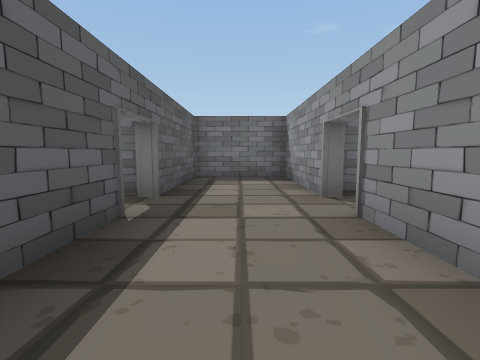
View 1 (above)

19 first-person views from a walk through a Unity game level. The camera is 1.2 m above the floor, tilts 6° down and sees 85° across. The floor is counted in squares, 2 m on a side. Each view is taken from the middle of a square. On the plan, view 1 faces up. The plan holds only what a view shows up to about 9 squares ahead; the rest is blank. The place goes on beyond the plan.

View 2
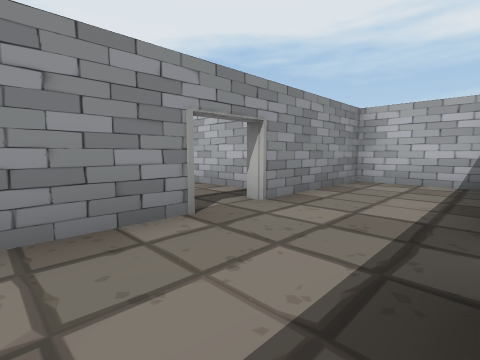

View 3
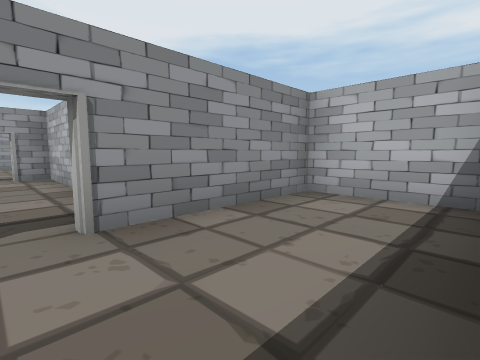

View 4
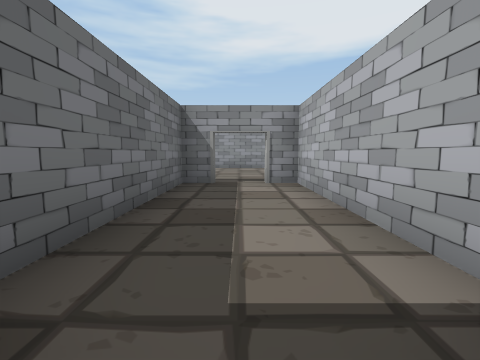

View 5
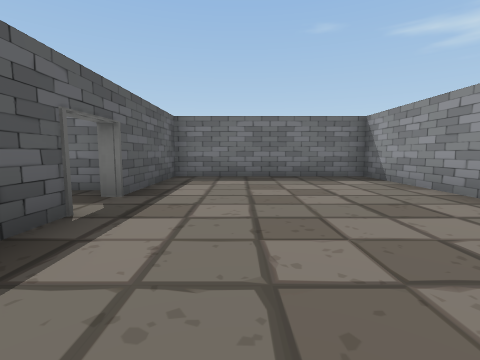

View 6
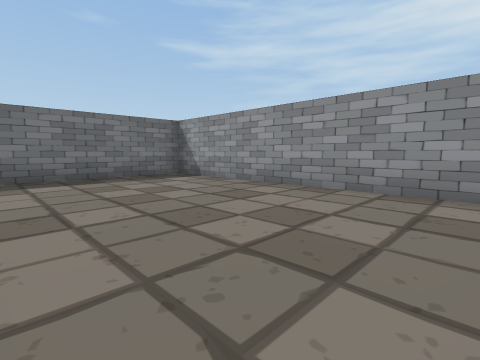

View 7
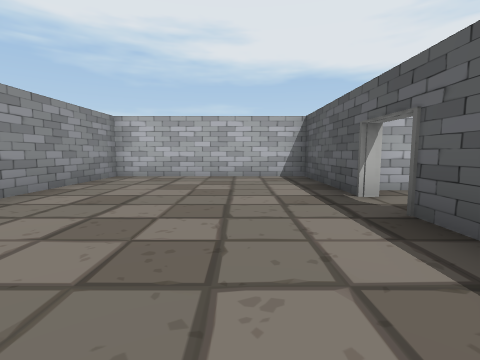

View 8
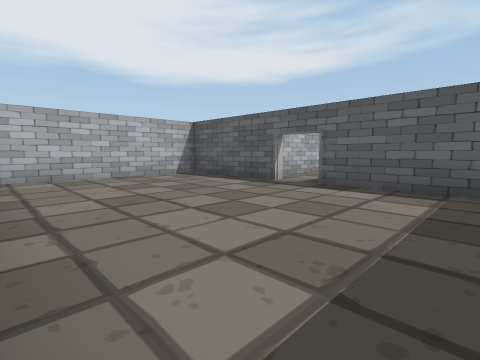

View 9
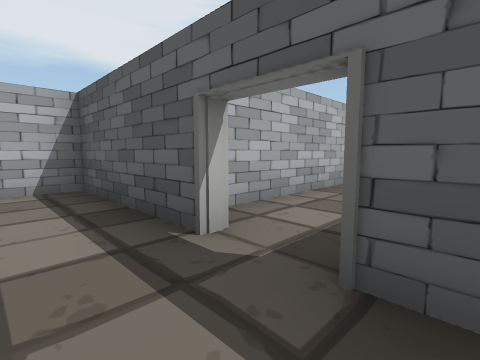

View 10
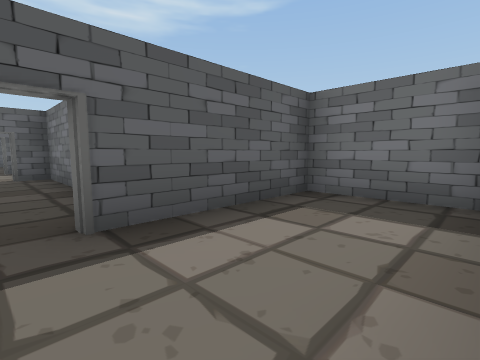

View 11
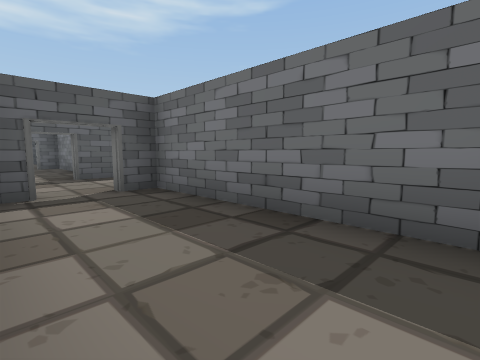

View 12
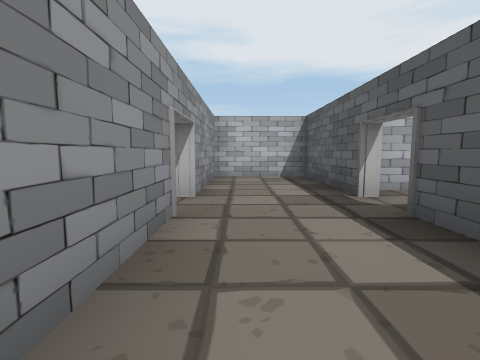

View 13
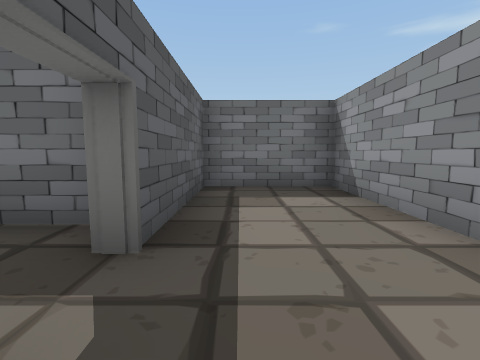

View 14
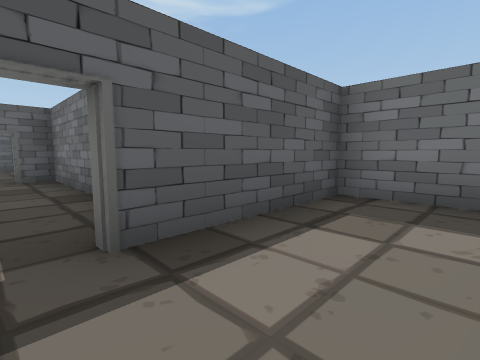

View 15
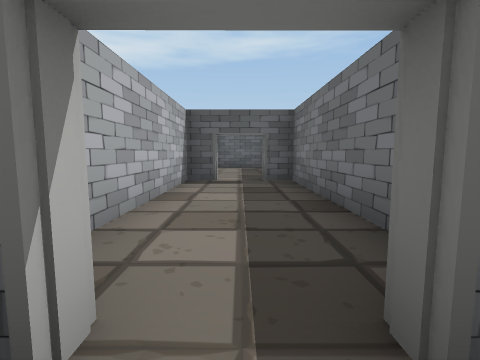

View 16
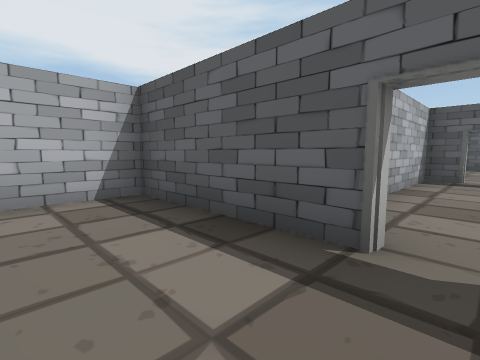

View 17
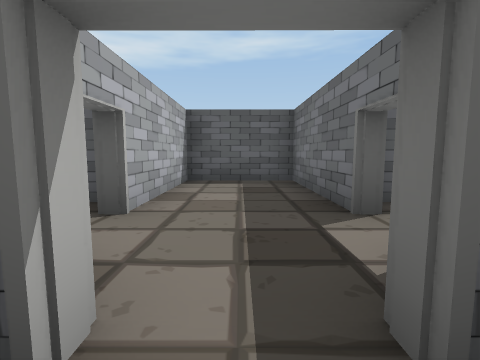

View 18
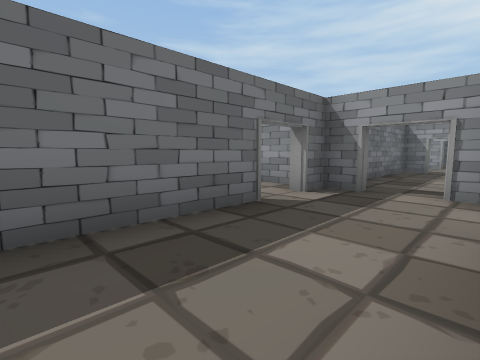

View 19
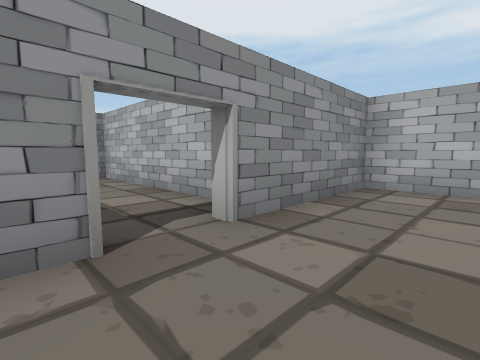

### Floor plan
Ten units are one square. View 1 is at (0, 0); x grows to the right and y downward. Boxes are objects, and circles mark ways between rooms. Rooms are numbered by the first view taken in them; rooms with no view inside come last. Other rooms are left out.
<svg viewBox="-191 -71 307 82">
<path fill="none" stroke="#000" d="M-11 -25 -11 6 11 6 11 -25M15 -35 11 -35 11 -66 -11 -66 -11 -35 -15 -35M11 -25 15 -25M-15 -25 -11 -25M61 -25 64 -25 64 6 111 6 111 -66 64 -66 64 -35 61 -35M-54 -19 -13 -19M-16 -41 -61 -41 -61 -35M-90 -25 -86 -25 -86 6 -64 6 -64 -25 -60 -25M-61 -35 -64 -35 -64 -66 -86 -66 -86 -35 -89 -35M-136 -41 -136 -35 -139 -35M-139 -25 -136 -25 -136 -19 -91 -19M-89 -35 -89 -41 -145 -41M-155 -45 -155 -41 -186 -41 -186 -19 -155 -19 -155 -15M-145 -41 -145 -45M-139 -35 -139 -42M-139 -21 -139 -25M61 -35 61 -41 16 -41M19 -19 61 -19 61 -25"/>
<circle cx="0" cy="-15" r="3" fill="#2a7"/>
<circle cx="-20" cy="-30" r="3" fill="#2a7"/>
<circle cx="20" cy="-30" r="3" fill="#2a7"/>
<circle cx="60" cy="-30" r="3" fill="#2a7"/>
<circle cx="-60" cy="-30" r="3" fill="#2a7"/>
<circle cx="-90" cy="-30" r="3" fill="#2a7"/>
<circle cx="-150" cy="-30" r="3" fill="#2a7"/>
<text x="0" y="-10">1</text>
<text x="0" y="-50">2</text>
<text x="90" y="-30">3</text>
<text x="-40" y="-30">4</text>
<text x="-80" y="-30">5</text>
<text x="-120" y="-30">6</text>
<text x="-170" y="-30">7</text>
<text x="40" y="-30">8</text>
</svg>
Room 1 opens to room 2. Room 2 opens to room 4. Room 2 opens to room 8. Room 3 opens to room 8. Room 4 opens to room 5. Room 5 opens to room 6. Room 6 opens to room 7.

Where each view was taken, in squares from view 1:
view 1: 0 up, 0 right, facing up
view 2: 5 up, 1 left, facing down-right
view 3: 3 up, 1 left, facing down-right
view 4: 3 up, 1 right, facing right
view 5: 0 up, 8 right, facing up
view 6: 0 up, 7 right, facing up-right
view 7: 6 up, 8 right, facing down
view 8: 6 up, 11 right, facing down-left
view 9: 4 up, 0 right, facing down-left
view 10: 3 up, 1 right, facing up-left
view 11: 2 up, 2 left, facing up-left
view 12: 6 up, 7 left, facing down
view 13: 2 up, 8 left, facing up
view 14: 3 up, 7 left, facing up-left
view 15: 3 up, 8 left, facing left
view 16: 3 up, 7 left, facing down-left
view 17: 3 up, 13 left, facing left
view 18: 2 up, 18 left, facing up-right
view 19: 4 up, 8 left, facing down-right
